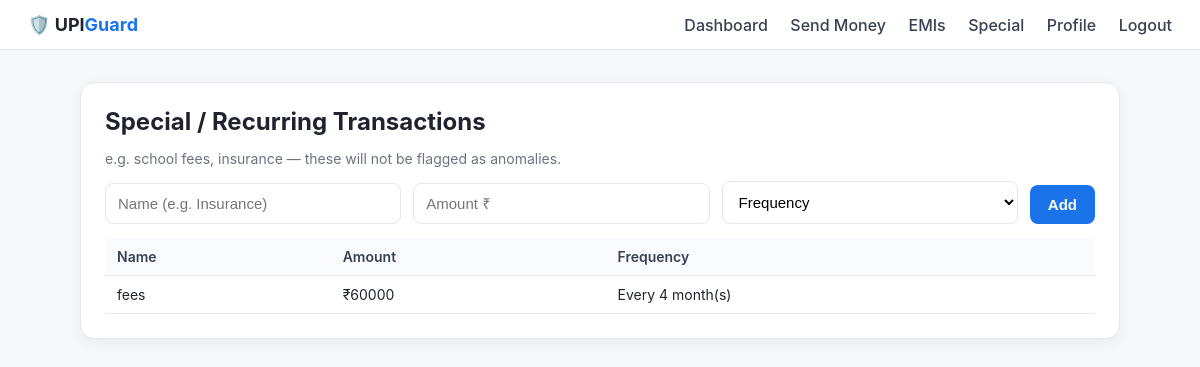
/special (signed in), run on the app's committed database.
### tables this page shows
CREATE TABLE special_txns (
                id              INTEGER PRIMARY KEY AUTOINCREMENT,
                user_id         INTEGER NOT NULL,
                name            TEXT,
                amount          REAL NOT NULL,
                frequency_months INTEGER NOT NULL,  -- 1=monthly, 3=quarterly...
                FOREIGN KEY (user_id) REFERENCES users(id)
            );

### app.py (the view, shortened to what this page needs)
@app.route("/special", methods=["GET", "POST"])
@login_required
def special():
    rows = db.fetch_all("SELECT * FROM special_txns WHERE user_id = ?",
                        (session["user_id"],))
    return render_template("special.html", specials=rows)

### app.py (called while the page is built)
def login_required(view):
    @wraps(view)
    def wrapper(*args, **kwargs):
        if "user_id" not in session:
            return redirect(url_for("login"))
        return view(*args, **kwargs)
    return wrapper

### database.py (called while the page is built)
@contextmanager
def get_db():
    DB_PATH.parent.mkdir(exist_ok=True)
    conn = sqlite3.connect(DB_PATH)
    conn.row_factory = sqlite3.Row
    try:
        yield conn
        conn.commit()
    finally:
        conn.close()

def fetch_all(query, params=()):
    with get_db() as c:
        return c.execute(query, params).fetchall()

### templates/special.html (shortened to what this page needs)
{% extends "base.html" %}
{% block content %}
<div class="card">
  <h1>Special / Recurring Transactions</h1>
  <p class="muted">e.g. school fees, insurance — these will not be flagged as anomalies.</p>
  <form method="post" class="grid-3">
    <input type="text"   name="name"   placeholder="Name (e.g. Insurance)" required />
    <input type="number" name="amount" placeholder="Amount ₹" step="1" required />
    <select name="frequency_months" required>
      <option value="">Frequency</option>
    </select>
    <button class="btn-primary" type="submit">Add</button>
  </form>
  <table class="data">
    <thead><tr><th>Name</th><th>Amount</th><th>Frequency</th></tr></thead>
    <tbody>
    {% for s in specials %}
      <tr><td>{{ s['name'] }}</td><td>₹{{ '%.0f'|format(s['amount']) }}</td><td>Every {{ s['frequency_months'] }} month(s)</td></tr>
    {% else %}
      <tr><td colspan="3" class="muted">None added yet.</td></tr>
    {% endfor %}
    </tbody>
  </table>
</div>
{% endblock %}

### static/style.css (style rules this page uses)
:root { --bg:#f6f8fb; --card:#fff; --ink:#1f2330; --muted:#6b7280; --primary:#1a73e8; --primary-2:#155cb4; --ok:#0f9d58; --warn:#f4b400; --otp:#ff6d00; --bad:#db4437; --border:#e5e7eb; --shadow:0 4px 14px rgba(20,20,40,.06); font-family:-apple-system,'Segoe UI',Roboto,Helvetica,Arial,sans-serif; }
* { box-sizing:border-box }
body { margin:0;background:var(--bg);color:var(--ink) }
.card { background:var(--card);border:1px solid var(--border);border-radius:14px; padding:24px;box-shadow:var(--shadow);margin-bottom:20px }
h1 { margin:0 0 8px;font-size:24px }
.muted { color:var(--muted);font-size:14px }
form.grid,form.grid-3 { display:grid;gap:12px }
form.grid-3 { grid-template-columns:1fr 1fr 1fr auto;align-items:end }
input,select { width:100%;padding:11px 12px;border:1px solid var(--border); border-radius:8px;font-size:15px;background:#fff }
.btn-primary { background:var(--primary);color:#fff;border:none;padding:11px 18px; border-radius:8px;font-weight:600;cursor:pointer;font-size:15px }
table.data { width:100%;border-collapse:collapse;margin-top:14px;font-size:14px }
table.data th,table.data td { text-align:left;padding:10px 12px;border-bottom:1px solid var(--border) }
table.data th { background:#fafbff;font-weight:600;color:#374151 }

### data on the page
special_txns: name "fees", amount "60000", frequency_months "4"
